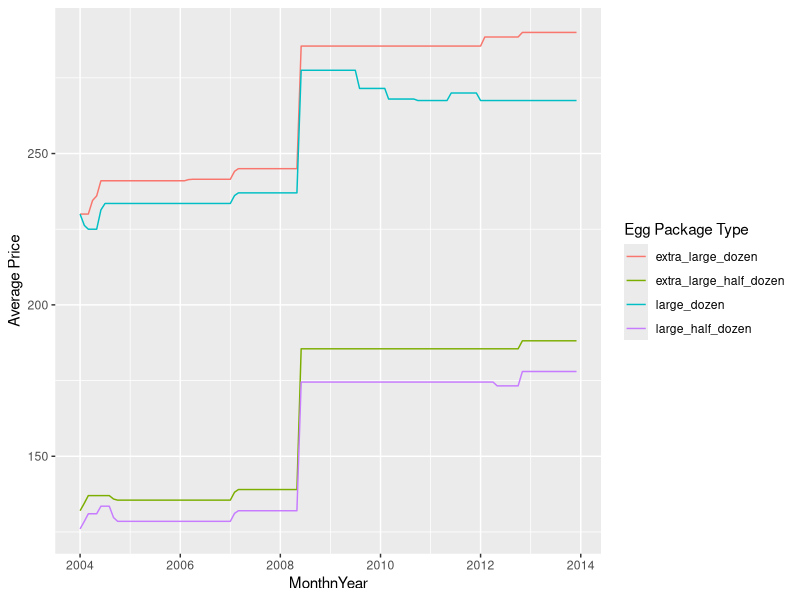

Generate this figure with R:
## ---- chunk 1
#| label: setup
#| warning: false
#| message: false

library(tidyverse)
library(ggplot2)

knitr::opts_chunk$set(echo = TRUE, warning=FALSE, message=FALSE)
## ---- chunk 2
eggs <- read_csv("_data/eggs_tidy.csv", show_col_types = FALSE)
## ---- chunk 3
eggs <- pivot_longer(eggs, col = c(large_half_dozen, large_dozen, extra_large_half_dozen, extra_large_dozen),
                              names_to = "Egg Package Type",
                              values_to = "Average Price")

eggs
## ---- chunk 4

## ---- chunk 5
eggs %>%
  mutate(month = match(month, month.name)) %>%
  mutate(MonthnYear = paste(year, month, "01", sep = "-")) %>%
  mutate(MonthnYear = as.Date(MonthnYear)) %>%
  ggplot(aes(x = MonthnYear, y = `Average Price`)) + 
  geom_line(aes(colour = `Egg Package Type`))
